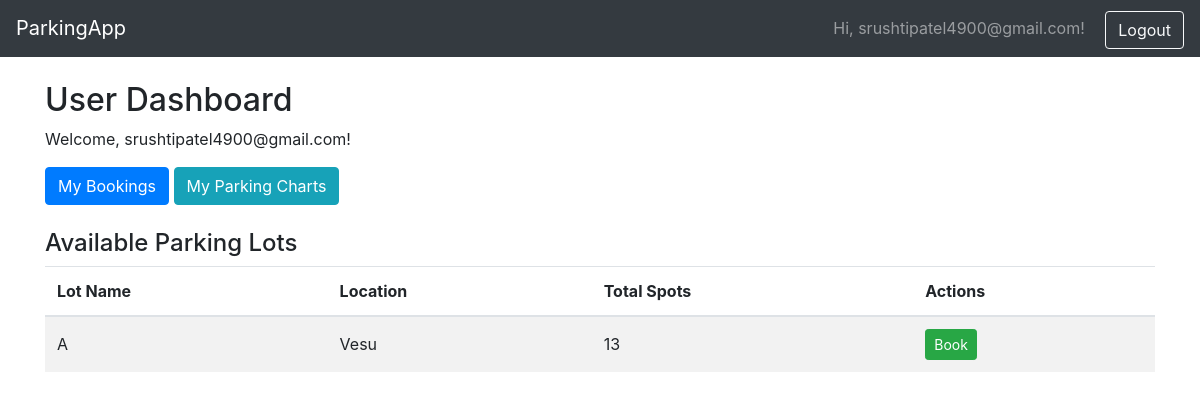
Screenshot of /user/dashboard (signed in) with the database file from the repository.
### app/models.py (models this page shows)
class User(db.Model, UserMixin):
    id = db.Column(db.Integer, primary_key=True)
    username = db.Column(db.String(100), nullable=False)
    email = db.Column(db.String(150), unique=True, nullable=False)
    password = db.Column(db.String(200), nullable=False)
    is_admin = db.Column(db.Boolean, default=False)

class ParkingLot(db.Model):
    id = db.Column(db.Integer, primary_key=True)
    name = db.Column(db.String(100), nullable=False)
    location = db.Column(db.String(200), nullable=False)
    total_spots = db.Column(db.Integer, nullable=False)
    price_per_hour = db.Column(db.Float, nullable=False, default=20.0)
    spots = db.relationship('ParkingSpot', backref='lot', lazy=True)

### app/routes/user.py (the view)
@user_bp.route('/dashboard')
@login_required
def dashboard():
    lots = ParkingLot.query.all()
    return render_template('user/dashboard.html', lots=lots)

### app/models.py (called while the page is built)
@login_manager.user_loader
def load_user(user_id):
    return User.query.get(int(user_id))

### app/templates/user/dashboard.html
{% extends "base.html" %}
{% block content %}
<h2>User Dashboard</h2>
<p>Welcome, {{ current_user.username }}!</p>
<div class="mb-4">
    <a href="{{ url_for('user.my_parking') }}" class="btn btn-primary me-2">My Bookings</a>
    <a href="{{ url_for('user.charts') }}" class="btn btn-info">My Parking Charts</a>
</div>
<h4>Available Parking Lots</h4>
<table class="table table-striped">
    <thead>
        <tr>
            <th>Lot Name</th>
            <th>Location</th>
            <th>Total Spots</th>
            <th>Actions</th>
        </tr>
    </thead>
    <tbody>
        {% for lot in lots %}
        <tr>
            <td>{{ lot.name }}</td>
            <td>{{ lot.location }}</td>
            <td>{{ lot.total_spots }}</td>
            <td>
                <a href="{{ url_for('user.book_parking', lot_id=lot.id) }}" class="btn btn-sm btn-success">Book</a>
            </td>
        </tr>
        {% endfor %}
    </tbody>
</table>
{% endblock %}

### app/templates/base.html (shortened to what this page needs)
<!DOCTYPE html>
<html lang="en">
<head>
    <link rel="stylesheet" href="{{ url_for('static', filename='css/style.css') }}">
    <link href="https://cdn.jsdelivr.net/npm/bootstrap@4.6.2/dist/css/bootstrap.min.css" rel="stylesheet">
</head>
<body>
    <nav class="navbar navbar-expand-lg navbar-dark bg-dark mb-4">
        <a class="navbar-brand" href="#">ParkingApp</a>
        <div class="ml-auto">
            {% if current_user.is_authenticated %}
                <span class="navbar-text mr-3">Hi, {{ current_user.username }}!</span>
                <a class="btn btn-outline-light" href="{{ url_for('auth.logout') }}">Logout</a>
            {% endif %}
        </div>
    </nav>
    <div class="container">
        {% block content %}{% endblock %}
    </div>
</body>
</html>

### app/static/style.css (style rules this page uses)
body { background-color: #f8f9fa; font-family: 'Segoe UI', Tahoma, Geneva, Verdana, sans-serif; }
h2 { margin-top: 20px; margin-bottom: 20px; }
.table th, .table td { vertical-align: middle !important; }

### rows the page displays
User: username "srushtipatel4900@gmail.com"
ParkingLot: name "A", location "Vesu", total_spots "13"
